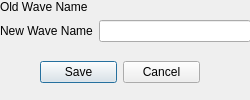
<?xml version="1.0" encoding="UTF-8"?>
<ui version="4.0">
 <class>RenameWaveDialog</class>
 <widget class="QDialog" name="RenameWaveDialog">
  <property name="windowModality">
   <enum>Qt::NonModal</enum>
  </property>
  <property name="geometry">
   <rect>
    <x>0</x>
    <y>0</y>
    <width>250</width>
    <height>100</height>
   </rect>
  </property>
  <property name="minimumSize">
   <size>
    <width>250</width>
    <height>100</height>
   </size>
  </property>
  <property name="windowTitle">
   <string>Rename Wave</string>
  </property>
  <property name="modal">
   <bool>false</bool>
  </property>
  <widget class="QWidget" name="formLayoutWidget">
   <property name="geometry">
    <rect>
     <x>0</x>
     <y>0</y>
     <width>251</width>
     <height>51</height>
    </rect>
   </property>
   <layout class="QFormLayout" name="formLayout">
    <item row="0" column="0">
     <widget class="QLabel" name="label">
      <property name="text">
       <string>Old Wave Name</string>
      </property>
     </widget>
    </item>
    <item row="0" column="1">
     <widget class="QLabel" name="oldWaveName">
      <property name="text">
       <string/>
      </property>
     </widget>
    </item>
    <item row="1" column="0">
     <widget class="QLabel" name="label_2">
      <property name="text">
       <string>New Wave Name</string>
      </property>
     </widget>
    </item>
    <item row="1" column="1">
     <widget class="QLineEdit" name="newWaveNameLineEdit">
      <property name="minimumSize">
       <size>
        <width>0</width>
        <height>20</height>
       </size>
      </property>
     </widget>
    </item>
   </layout>
  </widget>
  <widget class="QDialogButtonBox" name="buttonBox">
   <property name="geometry">
    <rect>
     <x>40</x>
     <y>60</y>
     <width>160</width>
     <height>25</height>
    </rect>
   </property>
   <property name="orientation">
    <enum>Qt::Horizontal</enum>
   </property>
   <property name="standardButtons">
    <set>QDialogButtonBox::Cancel|QDialogButtonBox::Save</set>
   </property>
   <property name="centerButtons">
    <bool>true</bool>
   </property>
  </widget>
 </widget>
 <resources/>
 <connections>
  <connection>
   <sender>buttonBox</sender>
   <signal>accepted()</signal>
   <receiver>RenameWaveDialog</receiver>
   <slot>accept()</slot>
   <hints>
    <hint type="sourcelabel">
     <x>248</x>
     <y>254</y>
    </hint>
    <hint type="destinationlabel">
     <x>157</x>
     <y>274</y>
    </hint>
   </hints>
  </connection>
  <connection>
   <sender>buttonBox</sender>
   <signal>rejected()</signal>
   <receiver>RenameWaveDialog</receiver>
   <slot>reject()</slot>
   <hints>
    <hint type="sourcelabel">
     <x>316</x>
     <y>260</y>
    </hint>
    <hint type="destinationlabel">
     <x>286</x>
     <y>274</y>
    </hint>
   </hints>
  </connection>
 </connections>
</ui>
